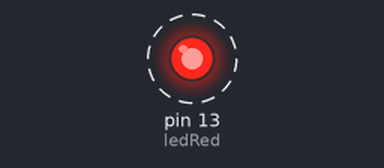
A sketch run on a simulated Arduino Uno, built with avr-gcc and run on an emulated ATmega328P. Parts: output pins drawn as LEDs (lit = HIGH). Dashed ring = blinking.

Above: at 0.5 s.
Timing chart, 0 to 4.6 s (numbered marks = the images above):
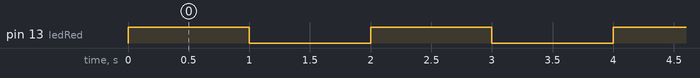

Measured:
- by itself, pin 13 (ledRed): alternates HIGH for 1.0 s and LOW for 1.0 s

The sketch:

ALEX___FRANCA.ino
```cpp
int ledRed=13;
void setup() {

  // put your setup code here, to run once:
 pinMode(ledRed,OUTPUT);
}

;void loop() {
  // put your main code here, to run repeatedly:
 digitalWrite(ledRed,HIGH);
 delay(1000);
 digitalWrite(ledRed,LOW);
 delay(1000);
}
```
